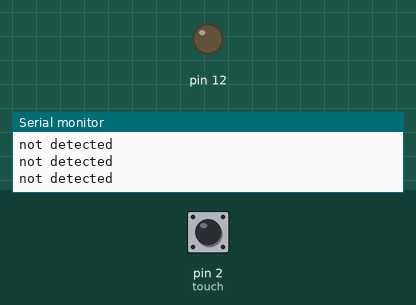
The sketch below on a simulated Arduino Uno, built with avr-gcc and run on an emulated ATmega328P. Shown: output pins drawn as LEDs (lit = HIGH), the last lines printed to the serial monitor. Dashed ring = blinking. The inputs (shaded band) are chosen by the test bench; at power-on: pin 2 (touch) LOW.

Above: at 1.2 s.
1.3 s: pin 2 (touch) pulled HIGH for 0.15 s
At 1.38 s:
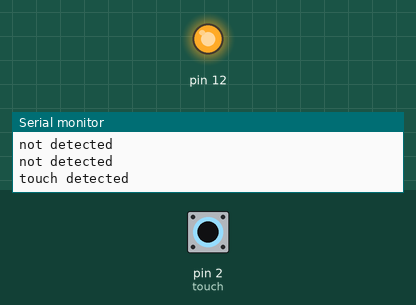
2.9 s: pin 2 (touch) pulled HIGH for 1 s
At 5.2 s:
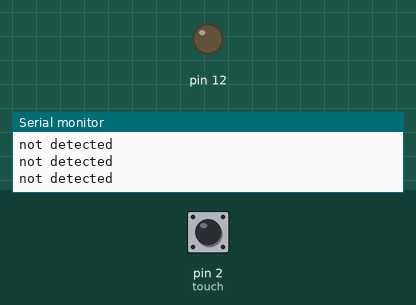
6.9 s: pin 2 (touch) driven HIGH
At 7.6 s:
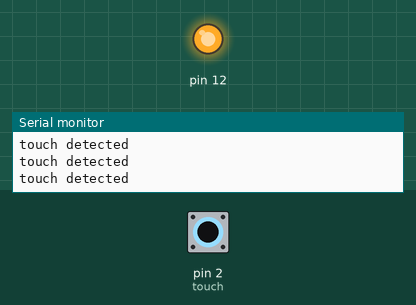
9.9 s: pin 2 (touch) driven LOW
At 10.3 s:
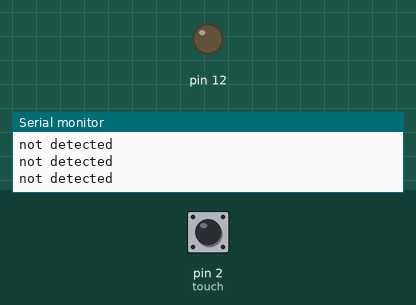
12.9 s: pin 2 (touch) pulsed HIGH 2 times (0.12 s each, 0.3 s apart)
At 12.97 s:
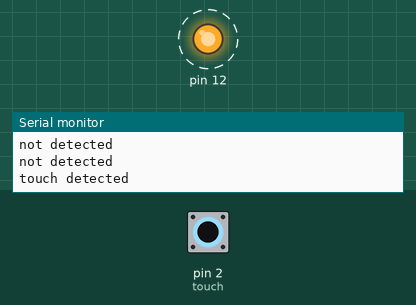
Timing chart, 0 to 15.9 s (numbered marks = the images above; inputs shaded):
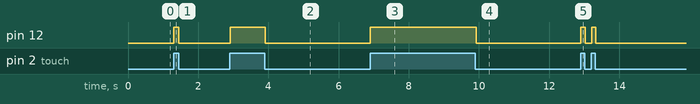

Measured:
- after the input at 1.3 s, pin 12: LOW → HIGH at once, → LOW 0.15 s later
- after the input at 2.9 s, pin 12: LOW → HIGH at once, → LOW 1.0 s later
- after the input at 6.9 s, pin 12: LOW → HIGH at once
- after the input at 9.9 s, pin 12: HIGH → LOW at once
- after the input at 12.9 s, pin 12: alternates HIGH for 0.12 s and LOW for 0.17 s, 4 changes in all, then stays LOW, starting at once

The sketch:

touch.ino
```cpp
int led=12;
int touch=2;
void setup()
{
  // put your setup code here, to run once:
pinMode(2,INPUT);
pinMode(12,OUTPUT);
Serial.begin(9600);
}
void loop() {
  // put your main code here, to run repeatedly:
int sensor= digitalRead(touch);
if(sensor==1)
{
  digitalWrite(12,HIGH);
  Serial.println("touch detected");
}
else
{
   digitalWrite(12,LOW);
  Serial.println("not detected");
}
}
```
